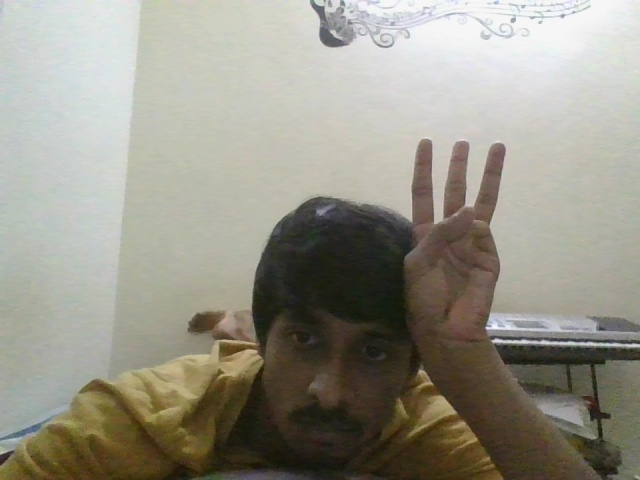
#> input picture snapshots/snap.jpg, 640 x 480 px, given in place of the camera
$ python Main_Test.py   (older library calls are emulated)
#> lines starting #> are read from the running program, lines starting #| are printed output that depends on the picture; after the words box and inside, x2 and y2 are one past the last pixel; in counts of white or black regions, pixels touching at a corner belong together
# [15 lines of commented-out code are left out]

import cv2
import numpy as np

#   RED color limits
LowR=np.array([136,87,111]);
UpR=np.array([180,255,255]);

#   Blue Color Limits
LowB=np.array([33,80,40]);
UpB=np.array([102,255,255]);

#   Green COlor Limits
LowG=np.array([22,60,200]);
UpG=np.array([60,255,255]);

#
# lowerBound=np.array([33,80,40])
# upperBound=np.array([102,255,255])

cam= cv2.VideoCapture(0)
kernelOpen=np.ones((5,5))
kernelClose=np.ones((20,20))


while True:
    ret, img=cam.read()
#> img is the input picture: shape (480, 640, 3); mean B, G, R 136.3, 148.5, 151.2
    img=cv2.resize(img,(340,220))
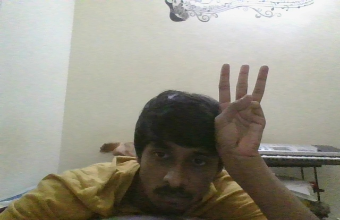
#> img: shape (220, 340, 3); mean B, G, R 136.2, 148.4, 151.1

    #convert BGR to HSV
    imgHSV= cv2.cvtColor(img,cv2.COLOR_BGR2HSV)
#> imgHSV: shape (220, 340, 3); mean H, S, V 39.1, 45.7, 152.9
    # create the Mask
    # mask1=cv2.inRange(imgHSV,LowR,UpR)
    mask=cv2.inRange(imgHSV,LowB,UpB)
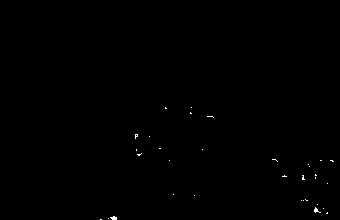
#> mask: shape (220, 340); 0.17% white in thin lines or dots, all inside (x1, y1, x2, y2) = (100, 107, 334, 220)
    # mask3=cv2.inRange(imgHSV,LowG,UpG)
    # mask=mask1+mask2+mask3

    #morphology
    maskOpen=cv2.morphologyEx(mask,cv2.MORPH_OPEN,kernelOpen)
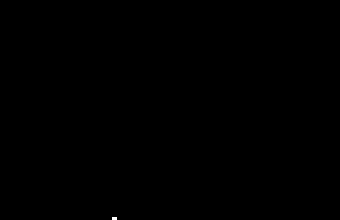
#> maskOpen: shape (220, 340); 0.02% white; 1 white region (1 under 20 px)
    maskClose=cv2.morphologyEx(maskOpen,cv2.MORPH_CLOSE,kernelClose)
#> maskClose: shape (220, 340); 0.01% white; 1 white region (1 under 20 px)

    maskFinal=maskClose
    conts,h=cv2.findContours(maskFinal.copy(),cv2.RETR_EXTERNAL,cv2.CHAIN_APPROX_NONE)
#> conts = 1 contour, all with area under 20; h = [[-1, -1, -1, -1]]

    cv2.drawContours(img,conts,-1,(255,0,0),3)
#> img: shape (220, 340, 3); 0.04% of pixels changed, all inside (x1, y1, x2, y2) = (111, 216, 120, 220)
    for i in range(len(conts)):
        x,y,w,h=cv2.boundingRect(conts[i])
        cv2.rectangle(img,(x,y),(x+w,y+h),(0,0,255), 2)
#> this loop made 1 pass
#> (x, y, w, h) on pass 1: (113, 218, 5, 2)
#> img: shape (220, 340, 3); mean B, G, R 136.2, 148.4, 151.1
        # cv2.cv.PutText(cv2.cv.fromarray(img), str(i+1),(x,y+h),font,(0,255,255))
    cv2.imshow("maskClose",maskClose)
    cv2.imshow("maskOpen",maskOpen)
    cv2.imshow("mask",mask)
    cv2.imshow("cam",img)
    cv2.waitKey(10)
